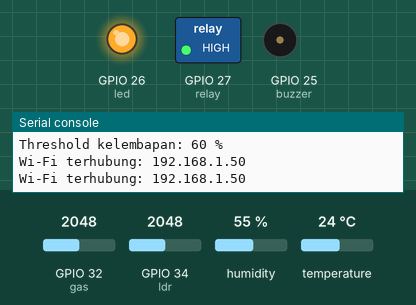
This program was run on a simulated ESP32 board running MicroPython. On the bench: switched loads named in the program (green lamp = pin HIGH), output pins drawn as LEDs (lit = HIGH), buzzer (waves = sounding, pin HIGH), the last lines printed to the serial console. The inputs (shaded band) are chosen by the test bench; at power-on: GPIO 32 (gas) = 2048, GPIO 34 (ldr) = 2048, humidity 55 %, temperature 24 °C (analog values on the 0–4095 scale). WiFi joins after 1.5 s; outgoing connections fail.

Above: at 2.8 s.
2.9 s: GPIO 32 (gas) set to 1933
At 3.7 s:
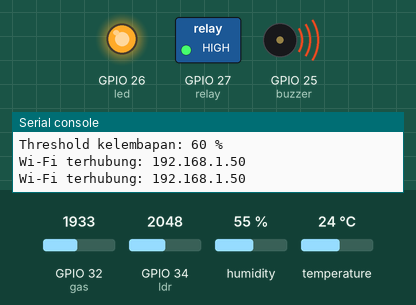
4.4 s: GPIO 34 (ldr) set to 1947
At 5.3 s:
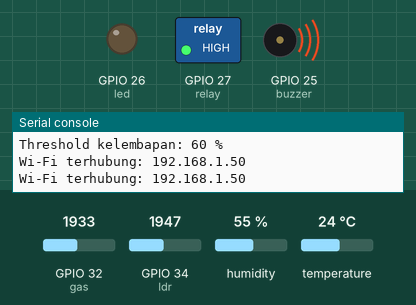
5.9 s: GPIO 34 (ldr) set to 2040
At 13.26 s:
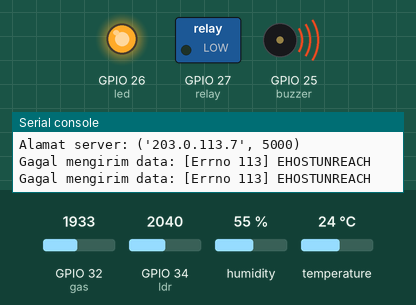
13.3 s: GPIO 34 (ldr) set to 1960
At 14.5 s:
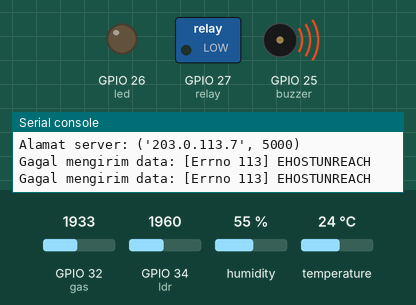
14.8 s: GPIO 32 (gas) set to 2040
At 15.7 s:
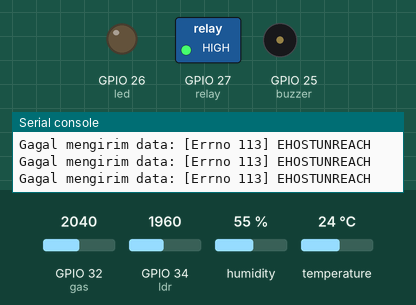
16.7 s: GPIO 32 (gas) set to 1960
At 18.6 s:
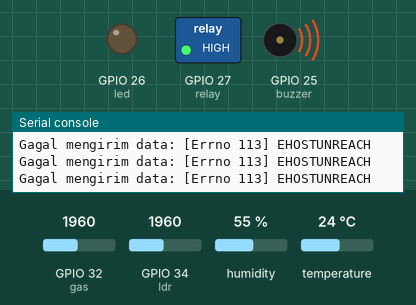
Timing chart, 0 to 28.8 s (numbered marks = the images above; inputs shaded):
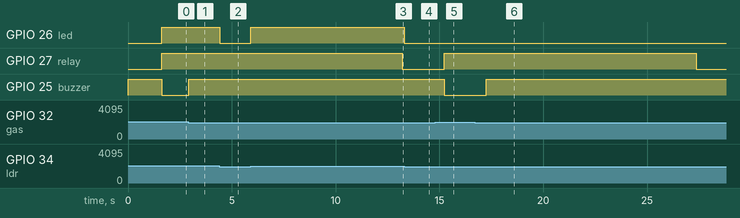

The program:

main.py
```python
from machine import Pin, ADC
import dht
import time
import network
import usocket
import ujson

WIFI_SSID = "NAMA_WIFI"
WIFI_PASSWORD = "PASSWORD_WIFI"
SERVER_URL = "http://IP_KOMPUTER:5000/data"

GAS_THRESHOLD = 2000
LDR_THRESHOLD = 2000
HUMIDITY_THRESHOLD = 60
FAN_OFF_DELAY = 10000

DHT_INTERVAL = 2500
POST_INTERVAL = 2000
WIFI_RETRY_INTERVAL = 10000
SERVER_RETRY_INTERVAL = 10000

dht_sensor = dht.DHT11(Pin(18))

gas = ADC(Pin(32))
gas.atten(ADC.ATTN_11DB)

ldr = ADC(Pin(34))
ldr.atten(ADC.ATTN_11DB)

buzzer = Pin(25, Pin.OUT)
led = Pin(26, Pin.OUT)
relay = Pin(27, Pin.OUT)

buzzer.value(1)
led.value(0)
relay.value(0)

suhu = 0
kelembapan = 0

buzzer_muted = False
fan_running = False
fan_off_timer = None
wifi_logged = False
server_logged = False

last_dht = time.ticks_ms() - DHT_INTERVAL
last_post = time.ticks_ms()
last_wifi_retry = time.ticks_ms()
last_server_retry = time.ticks_ms()

wlan = network.WLAN(network.STA_IF)
wlan.active(True)


def parse_url(url):
    clean = url.replace("http://", "", 1)
    parts = clean.split("/", 1)
    host_port = parts[0].split(":", 1)

    host = host_port[0]
    port = int(host_port[1]) if len(host_port) > 1 else 80
    path = "/" + parts[1] if len(parts) > 1 else "/"

    return host, port, path


SERVER_HOST, SERVER_PORT, SERVER_PATH = parse_url(SERVER_URL)
SERVER_ADDR = None


def connect_wifi():
    if wlan.isconnected():
        return True

    try:
        if not wlan.active():
            wlan.active(True)

        wlan.connect(WIFI_SSID, WIFI_PASSWORD)
    except Exception as e:
        print("Permintaan koneksi Wi-Fi gagal:", e)

    start = time.ticks_ms()

    while not wlan.isconnected():
        if time.ticks_diff(time.ticks_ms(), start) >= 5000:
            print("Wi-Fi belum tersambung; akan dicoba kembali")
            return False

        time.sleep(0.2)

    print("Wi-Fi terhubung:", wlan.ifconfig()[0])
    return True


def resolve_server():
    global SERVER_ADDR

    try:
        result = usocket.getaddrinfo(
            SERVER_HOST,
            SERVER_PORT,
            0,
            usocket.SOCK_STREAM
        )

        SERVER_ADDR = result[0][-1]
        print("Alamat server:", SERVER_ADDR)
        return True

    except Exception as e:
        SERVER_ADDR = None
        print("Gagal mencari alamat server:", e)
        return False


def terapkan_status_mute(response):
    global buzzer_muted

    response_lower = response.lower()

    if b"x-buzzer-mute: 1" in response_lower:
        buzzer_muted = True

    elif b"x-buzzer-mute: 0" in response_lower:
        buzzer_muted = False

    elif b'"buzzer_mute": true' in response_lower or (
        b'"buzzer_mute":true' in response_lower
    ):
        buzzer_muted = True

    elif b'"buzzer_mute": false' in response_lower or (
        b'"buzzer_mute":false' in response_lower
    ):
        buzzer_muted = False


def kirim_data(payload):
    global server_logged, SERVER_ADDR

    if SERVER_ADDR is None:
        return False

    s = None

    try:
        body = ujson.dumps(payload).encode()

        request = (
            "POST {} HTTP/1.0\r\n".format(SERVER_PATH)
            + "Host: {}\r\n".format(SERVER_HOST)
            + "Content-Type: application/json\r\n"
            + "Content-Length: {}\r\n".format(len(body))
            + "Connection: close\r\n"
            + "\r\n"
        ).encode() + body

        s = usocket.socket()
        s.settimeout(2)
        s.connect(SERVER_ADDR)
        s.write(request)

        response = b""

        while len(response) < 1024:
            try:
                chunk = s.recv(256)
            except Exception:
                break

            if not chunk:
                break

            response += chunk
            header_end = response.find(b"\r\n\r\n")

            if header_end >= 0:
                headers = response[:header_end].lower()
                response_body = response[header_end + 4:].lower()

                if (
                    b"x-buzzer-mute:" in headers
                    or b'"buzzer_mute"' in response_body
                ):
                    break

        if (
            response.startswith(b"HTTP/1.0 200")
            or response.startswith(b"HTTP/1.1 200")
        ):
            terapkan_status_mute(response)

            if not server_logged:
                print("Data berhasil diterima server")
                server_logged = True

            return True

        print("Respons server tidak sesuai:", response[:150])
        server_logged = False
        return False

    except Exception as e:
        print("Gagal mengirim data:", e)
        server_logged = False
        return False

    finally:
        if s is not None:
            try:
                s.close()
            except Exception:
                pass


print("===== SMART KAMAR KOS =====")
print("Mode: daya USB eksternal")
print("Threshold gas:", GAS_THRESHOLD, "ADC")
print("Threshold cahaya:", LDR_THRESHOLD, "ADC")
print("Threshold kelembapan:", HUMIDITY_THRESHOLD, "%")

connect_wifi()

while True:
    sekarang = time.ticks_ms()

    if time.ticks_diff(sekarang, last_dht) >= DHT_INTERVAL:
        last_dht = sekarang

        try:
            dht_sensor.measure()
            suhu = dht_sensor.temperature()
            kelembapan = dht_sensor.humidity()
        except Exception as e:
            print("Pembacaan DHT11 gagal:", e)

    nilai_gas = gas.read()
    nilai_ldr = ldr.read()

    gas_warning = nilai_gas >= GAS_THRESHOLD
    udara_lembap = kelembapan >= HUMIDITY_THRESHOLD
    kondisi_fan = gas_warning or udara_lembap

    if not gas_warning:
        buzzer_muted = False
        buzzer.value(1)
    elif buzzer_muted:
        buzzer.value(1)
    else:
        buzzer.value(0)

    if nilai_ldr >= LDR_THRESHOLD:
        led.value(1)
    else:
        led.value(0)

    if kondisi_fan:
        relay.value(1)
        fan_running = True
        fan_off_timer = None

    elif fan_running:
        if fan_off_timer is None:
            fan_off_timer = sekarang

        elif time.ticks_diff(
            sekarang, fan_off_timer
        ) >= FAN_OFF_DELAY:
            relay.value(0)
            fan_running = False
            fan_off_timer = None

    else:
        relay.value(0)

    if time.ticks_diff(sekarang, last_post) >= POST_INTERVAL:
        last_post = sekarang

        if not wlan.isconnected():
            wifi_logged = False
            server_logged = False

            if time.ticks_diff(
                sekarang, last_wifi_retry
            ) >= WIFI_RETRY_INTERVAL:
                last_wifi_retry = sekarang
                connect_wifi()

        else:
            if not wifi_logged:
                print("Wi-Fi terhubung:", wlan.ifconfig()[0])
                wifi_logged = True

            if SERVER_ADDR is None and time.ticks_diff(
                sekarang, last_server_retry
            ) >= SERVER_RETRY_INTERVAL:
                last_server_retry = sekarang
                resolve_server()

            if SERVER_ADDR is not None:
                status_buzzer = (
                    "MUTED"
                    if gas_warning and buzzer_muted
                    else ("ON" if buzzer.value() == 0 else "OFF")
                )

                payload = {
                    "suhu": suhu,
                    "kelembapan": kelembapan,
                    "cahaya": nilai_ldr,
                    "gas": nilai_gas,
                    "led": "ON" if led.value() == 1 else "OFF",
                    "buzzer": status_buzzer,
                    "kipas": "ON" if relay.value() == 1 else "OFF",
                    "buzzer_muted": buzzer_muted
                }

                kirim_data(payload)

    time.sleep(0.05)
```

Measured:
- the behaviour switches between 2000 and 1999 on GPIO 32 (gas) (found by bisection; images 0 and 1)
- the behaviour switches between 2000 and 1999 on GPIO 34 (ldr) (found by bisection; images 1 and 2)
- after the input at 2.9 s, GPIO 25 (buzzer): LOW → HIGH at once
- after the input at 4.4 s, GPIO 26 (led): HIGH → LOW at once
- after the input at 5.9 s, GPIO 26 (led): LOW → HIGH at once
- after the input at 13.3 s, GPIO 26 (led): HIGH → LOW at once
- after the input at 14.8 s, GPIO 27 (relay): LOW → HIGH after 0.44 s; GPIO 25 (buzzer): HIGH → LOW after 0.44 s
- after the input at 16.7 s, GPIO 27 (relay): HIGH → LOW after 10.7 s; GPIO 25 (buzzer): LOW → HIGH after 0.54 s
